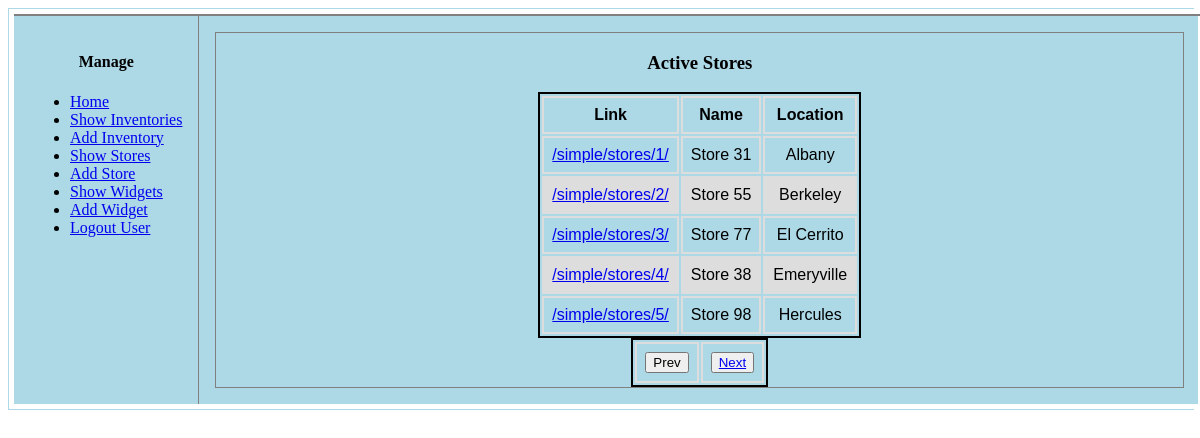
The page /simple/stores/ (signed in) on the database as committed earlier.
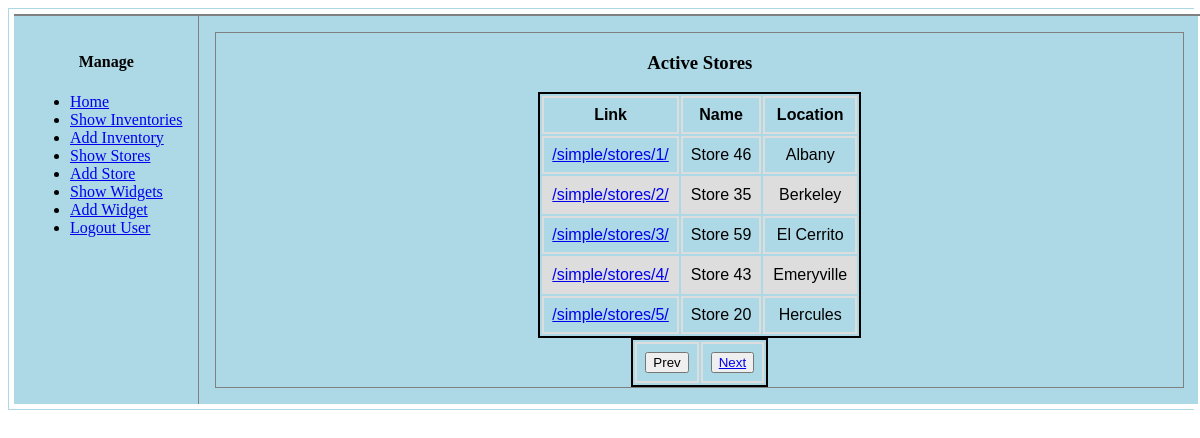
The same page on the database as committed later.
### simple/models.py (models this page shows, shortened)
class Store(models.Model):
    created_by = models.ForeignKey(User,
                                   on_delete=models.CASCADE)
    name = models.CharField(max_length=20,
                            null=False,
                            blank=False,
                            unique=True)
    location = models.CharField(max_length=20,
                                null=False,
                                blank=False,
                                unique=True)
    deleted = models.BooleanField(default=False)
    link = models.URLField(max_length=30,
                           null=True,
                           blank=False)
    ulink = models.URLField(max_length=30,
                            null=True,
                            blank=False)
    dlink = models.URLField(max_length=30,
                            null=True,
                            blank=False)

### simple/views.py (the view)
@login_required
@cache_page(60 * 5)
def store_list(request, page=0):
    if request.method not in ['GET']:
        return Http405()
    limit = settings.STORES_PER_PAGE
    offset = int(page) * limit
    limit += offset
    context = _get_context()
    context['title'] = 'Simple: Active Stores'
    template = 'simple/store_list.html'
    stores = get_list_or_404(Store,
                             created_by=request.user,
                             deleted=False)
    stores = stores[offset:limit]
    context['stores'] = stores
    if int(page) > 0:
        context['prev'] = reverse_lazy('simple:store-list',
                                       kwargs={'page': int(page) - 1})
    if int(page) >= 0 and len(stores) == settings.STORES_PER_PAGE:
        context['next'] = reverse_lazy('simple:store-list',
                                       kwargs={'page': int(page) + 1})
    return render(request, template, context)

### simple/views.py (called while the page is built)
def _get_context(context={}):
    context['header'] = 'Django: Simple App'
    context['footer'] = 'Copyright 2017 @Tim Stilwell'
    if 'prev' in context:
        del context['prev']
    if 'next' in context:
        del context['next']
    if 'aggr' in context:
        del context['aggr']
    return context

### simple/templates/simple/store_list.html
{% extends "simple/base.html" %}
{% load static %}
{% block table %}
    <h3>Active Stores</h3>
    <table id="list">
        <thead>
            <tr>
                <th>Link</th>
                <th>Name</th>
                <th>Location</th>
            </tr>
        </thead>
        <tbody>
        {% for store in stores %}
            <tr>
                <td><a href="{{ store.link }}">{{ store.link }}</a></td>
                <td>{{ store.name }}</td>
                <td>{{ store.location }}</td>
            </tr>
        {% endfor %}
        </tbody>
    </table>
    <table id="pagination">
        <tr>
            <td>
                {% if prev %}
                    <button type="button">
                        <a href="{{ prev }}">Prev</a>
                    </button>
                {% else %}
                    <button type="button">
                        <a>Prev</a>
                    </button>
                {% endif %}
            </td>
            <td>
                {% if next %}
                    <button type="button">
                        <a href="{{ next }}">Next</a>
                    </button>
                {% else %}
                    <button type="button">
                        <a>Next</a>
                    </button>
                {% endif %}
            </td>
        </tr>
    </table>
{% endblock %}

Rows that differ between the two databases and show on the page:
changed Store "/simple/stores/1/": name "Store 31" → "Store 46"
changed Store "/simple/stores/2/": name "Store 55" → "Store 35"
changed Store "/simple/stores/3/": name "Store 77" → "Store 59"
changed Store "/simple/stores/4/": name "Store 38" → "Store 43"
changed Store "/simple/stores/5/": name "Store 98" → "Store 20"
